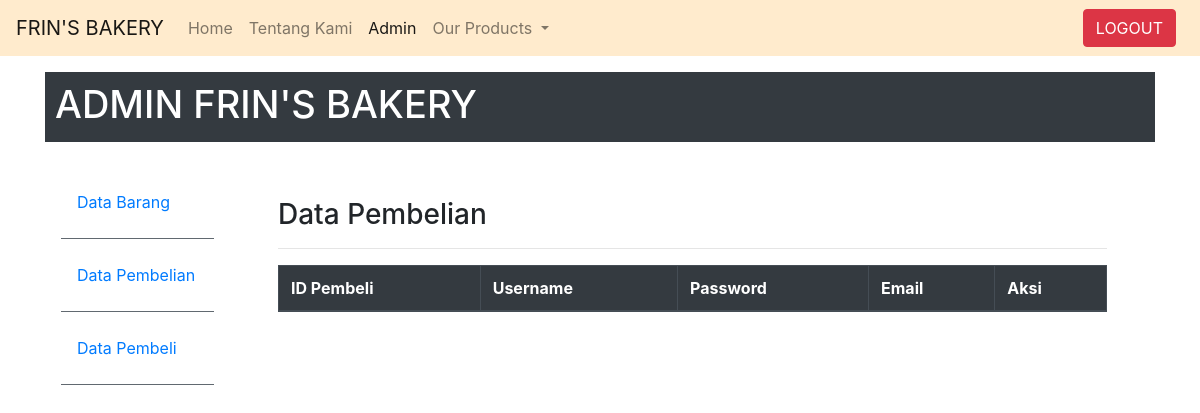
/data_pembeli.php, run on an earlier commit of the app's database.
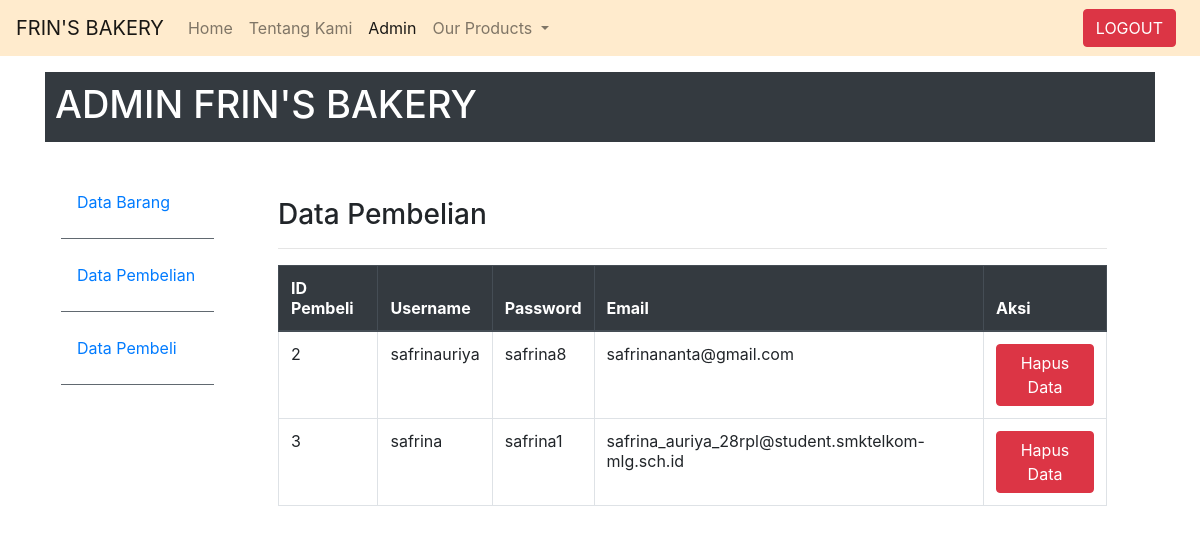
And on a later commit of the database.
### tables this page shows
CREATE TABLE `pembeli` (
  `id_pembeli` int(4) NOT NULL,
  `username` varchar(30) NOT NULL,
  `password` varchar(20) NOT NULL,
  `email` varchar(50) NOT NULL
);

### data_pembeli.php (the view, shortened to what this page needs)
<html>
<head>
    <link rel="stylesheet" href="https://stackpath.bootstrapcdn.com/bootstrap/4.4.1/css/bootstrap.min.css">
</head>
<body>
    <nav class="navbar navbar-expand-lg navbar-light fixed-top" style="background-color: blanchedalmond;">
        <a class="navbar-brand" href="#">FRIN'S BAKERY</a>
        <div class="collapse navbar-collapse" id="navbarNav">
          <ul class="navbar-nav">
            <li class="nav-item ">
              <a class="nav-link" href="#">Home <span class="sr-only">(current)</span></a>
            </li>
            <li class="nav-item">
              <a class="nav-link" href="#">Tentang Kami</a>
            <li class="nav-item active">
                <a class="nav-link" href="login.php">Admin</a>
              <li class="nav-item dropdown">
                <a class="nav-link dropdown-toggle" href="#tentangkami" id="navbarDropdownMenuLink" role="button" data-toggle="dropdown" aria-haspopup="true" aria-expanded="false">
                  Our Products
                </a>
              </li>
          </ul>
        </div>
        <div class="collapse navbar-collapse justify-content-end" id="navbarNavAltMarkup">
            <ul class="navbar-nav">
              <li class="nav-item active">
                <a href="index.html" class="btn btn-danger  mr-sm-2">LOGOUT</a>
              </li>
            </ul>
          </div>
      </nav>
<br>
<br>
<br>
    <div class="container mg-4">
    <h4 class="bg-dark text-white" style="height: 70px ; padding: 10px ;font-size: 38px">ADMIN FRIN'S BAKERY</h4>
    <div class="row no-gutters">
        <div class="col-md-2 mt-2 pr-3 pt-4">
            <ul class="nav flex-column ml-3 mb-5">
                <li class="nav-item">
                  <a class="nav-link active" href="stok.php">Data Barang</a><hr class="bg-secondary">
                </li>
                <li class="nav-item">
                  <a class="nav-link" href="tampilantransaksi.php">Data Pembelian</a><hr class="bg-secondary">
                </li>
                <li class="nav-item">
                  <a class="nav-link" href="tampilantransaksi.php">Data Pembeli</a><hr class="bg-secondary">
                </li>
              </ul>
        </div>
        <div class="col-md-10 p-5 pt-2">
            <h3>Data Pembelian</h3><hr>
            <table class="table table-bordered"width="530" border="1">
            <thead class="thead-dark">
            <tr>
                <th scope="col">ID Pembeli</th>
                <th scope="col">Username</th>
                <th scope="col">Password</th>
                <th scope="col">Email</th>
                <th colspan="3" scope="col">Aksi</th>
            </tr>
        </thead>
        <tbody>
            <?php
           include "koneksistok.php";
           $query = "SELECT * FROM pembeli";
           $sql = mysqli_query($connect, $query);
           while($data = mysqli_fetch_array($sql)){
               echo "<tr>";
               echo"<td>".$data['id_pembeli']."</td>";
               echo"<td>".$data['username']."</td>";
               echo"<td>".$data['password']."</td>";
               echo"<td>".$data['email']."</td>";
               echo"<td><a href='delete_pembeli.php?id_pembeli".$data['id_pembeli']."'class='btn btn-danger' onclick='return confirm(\"Apakah anda yakin ingin menghapus data?\")'>Hapus Data</a></td>";
               echo "</tr>";
}
?>
        </tbody>
    </table>
    </div>
</body>
</html>

What changed in the data, as far as the page shows it:
added pembeli: id_pembeli "2", username "safrinauriya", password "safrina8", email "safrinananta@gmail.com"
added pembeli: id_pembeli "3", username "safrina", password "safrina1", email "safrina_auriya_28rpl@student.smktelkom-mlg.sch.id"
